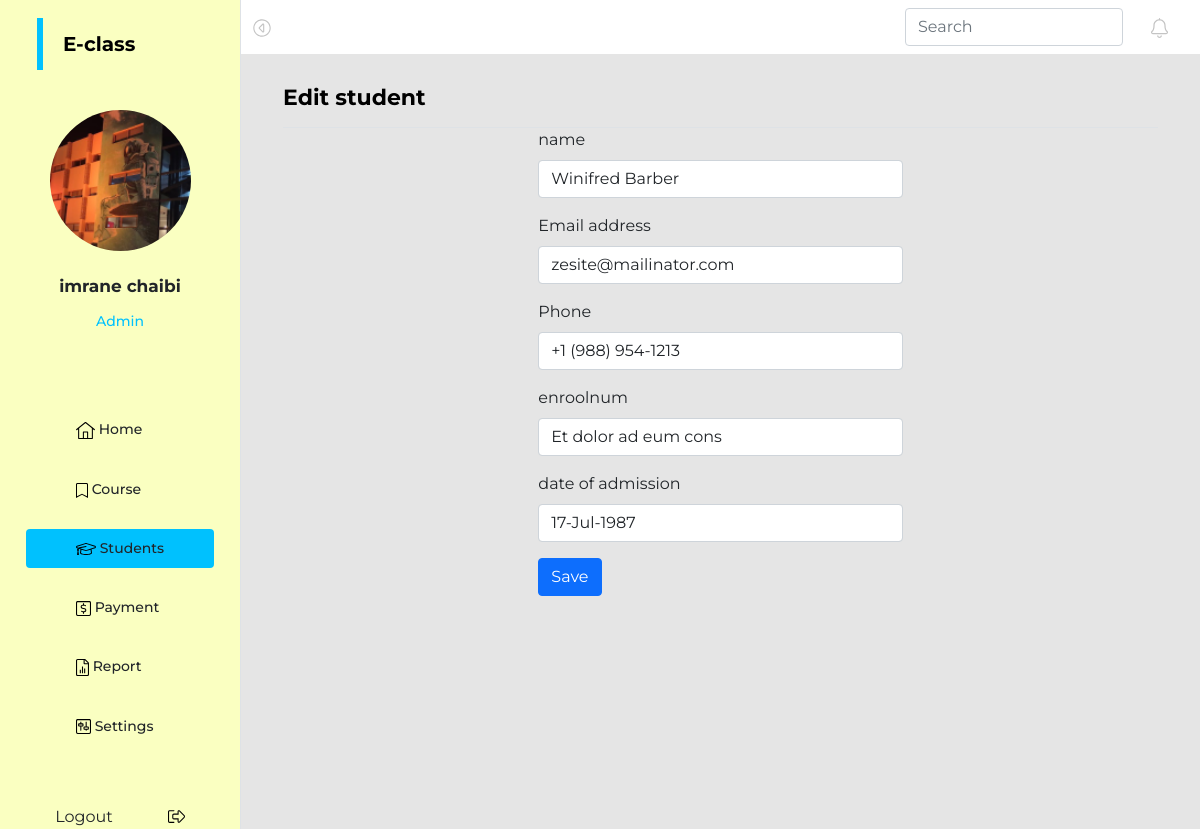
The page /edit.php?id=6 (signed in) on the database its author committed.
### tables this page shows
CREATE TABLE `students` (
  `ID` int(11) NOT NULL,
  `fName` varchar(255) DEFAULT NULL,
  `Email` varchar(255) DEFAULT NULL,
  `Phone` varchar(255) DEFAULT NULL,
  `EnrollNumber` varchar(255) DEFAULT NULL,
  `AdmissionDate` varchar(255) DEFAULT NULL
);

### edit.php (the view, shortened to what this page needs)
        <?php
            include './config/db.php';
            include './assets/utilities/nstudent.php';
            $student_id = $_GET['id'];
            $sql = "SELECT * FROM students WHERE id=$student_id";
            $record = mysqli_query($connection, $sql);
            $row = mysqli_fetch_array($record, MYSQLI_ASSOC);
        ?>
    <div id="page-content-wrapper">
        <nav class="navbar navbar-expand-lg bg-12">
            <div class="container-fluid">
                <a class="" id="sidebarToggle">
                    </a>
                <div class="collapse navbar-collapse" id="navbarSupportedContent">
                    <ul class="navbar-nav ms-auto mt-2 mt-lg-0 mynav">
                        <li class="nav-item active">
                            <form class="d-flex">
                                <input class="form-control me-2" type="search" placeholder="Search" aria-label="Search">
                            </form>
                        </li>
                        <li class="nav-item item1">
                        </li>
                    </ul>
                </div>
            </div>
        </nav>
        <div class="container-fluid m123">
            <div class="mycontainer2 border-bottom">
                <p class="stitle1">Edit student</p>
            </div>
            <div class="container">
            <form method="POST" class="editform">
                <div class="fromcon">
                <div class="mb-3">
                    <label for="name" class="form-label">name</label>
                    <input type="text" name="name" class="form-control" id="" aria-describedby="Recipient's username" value="<?php echo $row['fName']; ?>">
                </div>
                <div class="mb-3">
                    <label for="Email1" class="form-label">Email address</label>
                    <input type="email" name="Email" class="form-control" id="exampleInputEmail1" aria-describedby="emailHelp" value="<?php echo $row['Email']; ?>">
                </div>
                <div class="mb-3">
                    <label for="phone" class="form-label">Phone</label>
                    <input type="text" name="phone" class="form-control" id="" aria-describedby="Recipient's username" value="<?php echo $row['Phone']; ?>">
                </div>
                <div class="mb-3">
                    <label for="enroolnum" class="form-label">enroolnum</label>
                    <input type="text" name="enroolnum" class="form-control" id="" aria-describedby="Recipient's username" value="<?php echo $row['EnrollNumber']; ?>">
                </div>
                <div class="mb-3">
                    <label for="dateofadmission" class="form-label">date of admission</label>
                    <input type="text" name="dateofadmission" class="form-control" id="" aria-describedby="Recipient's username" value="<?php echo $row['AdmissionDate']; ?>">
                </div>
                <input class="btn btn-primary" type="submit" class="btn btn-primary" name="save" value="Save">
                </div>
            </form>
        </div>
            </div>
        </div>
<?php
    include './assets/utilities/fdashboard.php';
?>

### assets/css/student.css (style rules this page uses)
.editform { display: flex; align-items: center; flex-direction: column; }
.fromcon { width: 40%; }

### rows shown on the page
students: name "Winifred Barber", Email "zesite@mailinator.com", phone "+1 (988) 954-1213", enroolnum "Et dolor ad eum cons", dateofadmission "17-Jul-1987"

### other values the page prints
$_SESSION['firstname'] "imrane"
$_SESSION['lastname'] "chaibi"
